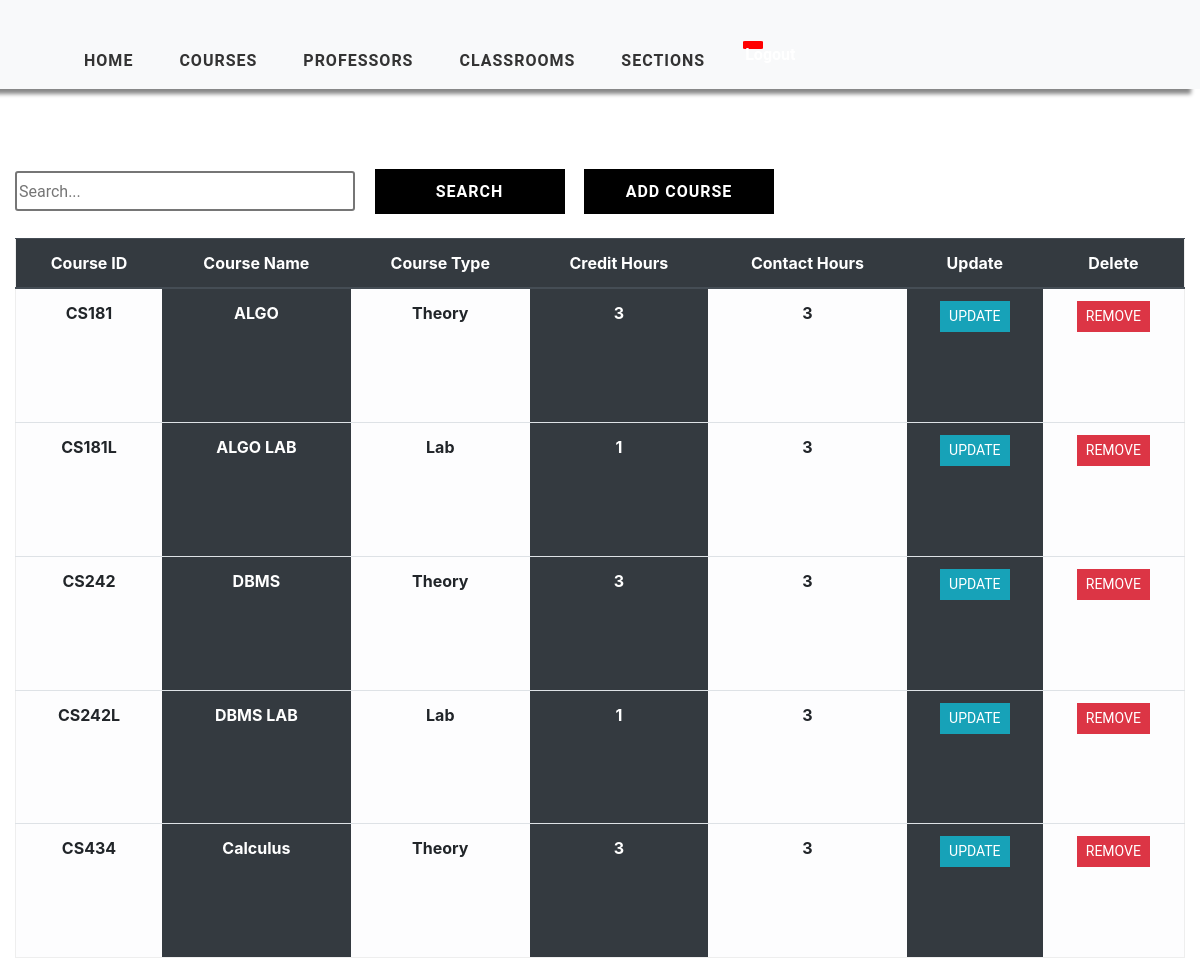
/course_view/ (signed in), run on an earlier commit of the app's database.
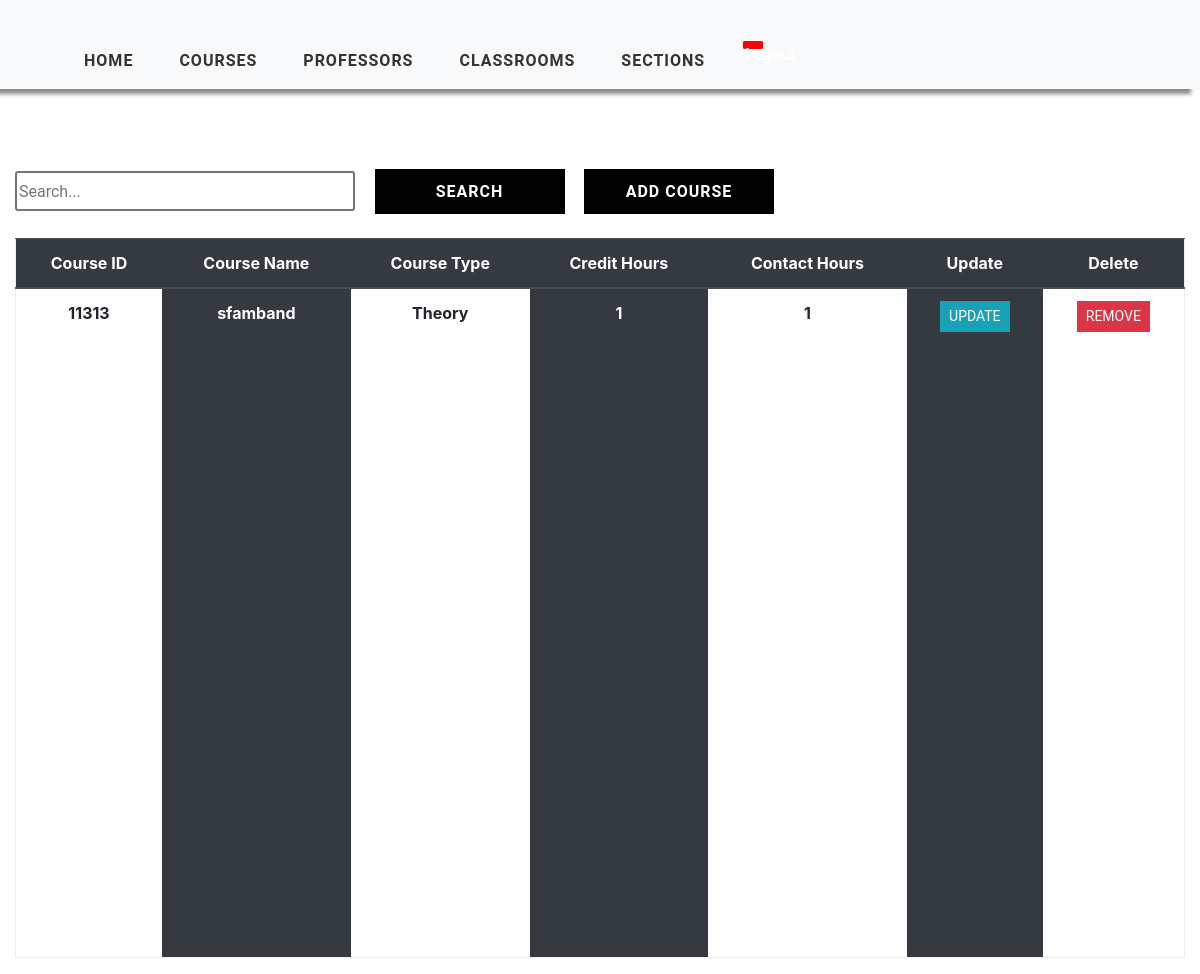
And on a later commit of the database.
### timetableapp/models.py (models this page shows, shortened)
class Course(models.Model):
    COURSE_TYPE = (
        ('Theory', 'Theory'),
        ('Lab', 'Lab')
    )
    course_id = models.CharField(max_length=1000, primary_key=True)
    course_name = models.CharField(max_length=1000, null=True)
    course_type = models.CharField(max_length=200, null=True, choices=COURSE_TYPE)
    credit_hours = models.IntegerField(null=True)
    contact_hours = models.IntegerField(null=True)

### timetableapp/views.py (the view)
# urls.py: path('course_view/', views.CourseTable, name='course_view'),
@login_required(login_url='login')
def CourseTable(request):
    course = Course.objects.all()
    context = {'course': course}
    return render(request, 'timetableapp/CourseTable.html', context)

### timetableapp/templates/timetableapp/CourseTable.html (shortened to what this page needs)
{% extends 'timetableapp/main.html' %}
{% load static %}
{% block content %}
    <div class="container-fluid">
    <div class="search">
        <input type="text" class="searchbox" placeholder="Search...">
        <input type="submit" value="Search" class="searchButton">
        <a href="{% url 'add-course' %}"><button class="searchButton">Add Course </button></a>
    </div>
	<div class="table-responsive-lg">
        <table class="table ">
            <thead class="thead-dark">
			<tr>
                <div class="header__item filter__link" >
                   <th scope="col" class="text-center">Course ID</th>
                </div>
                <div class="header__item filter__link">
                  <th class="text-center" scope="col">Course Name</th>
                </div>
                <div class="header__item filter__link">
                   <th class="text-center" scope="col">Course Type</th>
                </div>
                <div class="header__item filter__link" >
                   <th class="text-center" scope="col">Credit Hours</th>
                </div>
                <div class="header__item filter__link">
                   <th class="text-center" scope="col">Contact Hours</th>
                </div>
                <div class="header__item filter__link">
                    <th class="text-center" scope="col"> Update</th>
                </div>
                <div class="header__item filter__link">
                     <th class="text-center" scope="col">Delete</th>
                </div>
			</tr>
            </thead>
                {% for corse in course %}
				<tr>
                        <th scope="row" class="table-light text-center">{{ corse.course_id }}</th>
						<th scope="row" class="table-dark text-center"  >{{ corse.course_name }}</th>
						<th scope="row" class="table-light text-center"> {{ corse.course_type}}</th>
						<th scope="row" class="table-dark text-center"> {{ corse.credit_hours}}</th>
                        <th scope="row" class="table-light text-center"> {{ corse.contact_hours}}</th>
                        <th scope="row" class="table-dark text-center"> <a href="{% url 'update-course' corse.course_id %}" class="btn btn-sm btn-info">Update</a></th>
                        <th scope="row" class="table-light text-center"> <a href="{% url 'delete-course' corse.course_id %}" class="btn btn-sm btn-danger" >Remove</a></th>
					</tr>
                {% endfor %}
        </table>
</div>
    </div>
{% endblock %}

What changed in the data, as far as the page shows it:
removed Course: course_id "CS181", course_name "ALGO", course_type "Theory", credit_hours "3", contact_hours "3"
removed Course: course_id "CS181L", course_name "ALGO LAB", course_type "Lab", credit_hours "1", contact_hours "3"
removed Course: course_id "CS242", course_name "DBMS", course_type "Theory", credit_hours "3", contact_hours "3"
removed Course: course_id "CS242L", course_name "DBMS LAB", course_type "Lab", credit_hours "1", contact_hours "3"
removed Course: course_id "CS434", course_name "Calculus", course_type "Theory", credit_hours "3", contact_hours "3"
added Course: course_id "11313", course_name "sfamband", course_type "Theory", credit_hours "1", contact_hours "1"
